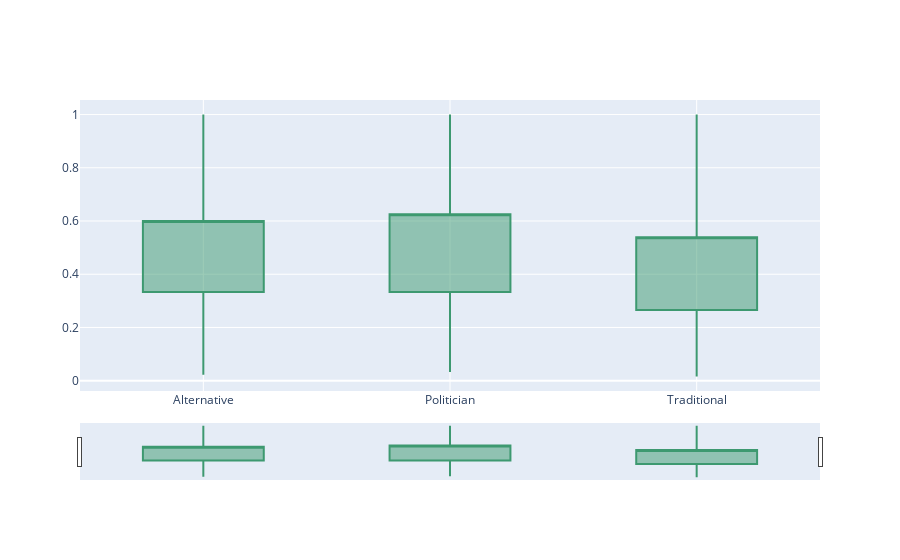

Here is the notebook cell this chart was saved with:
### Markdown cell above
#### News Type

### Code cell
make_candle_plot(df=overall_df, groupby_='NEWS_SOURCES_TYPE', attribute='SUBJECTIVITY' )

### Figure 1 — Plotly figure (JSON) as saved in the notebook; plotly's stock layout.template omitted (floating-point values rounded to 4 significant figures)
{"data": [{"close": [0.6, 0.625, 0.539], "high": [1, 1, 1], "low": [0.022, 0.033, 0.016], "open": [0.333, 0.333, 0.266], "type": "candlestick", "x": ["Alternative", "Politician", "Traditional"]}], "layout": {}}
